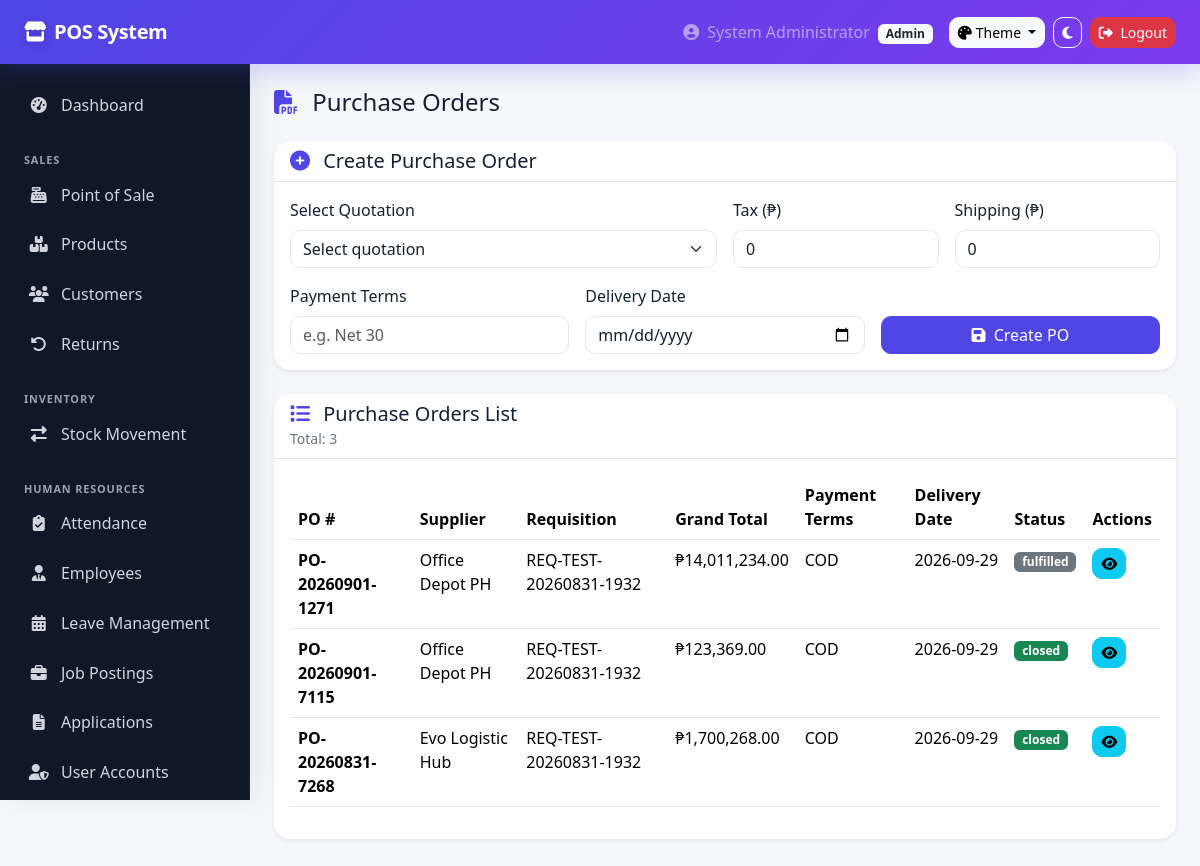
/modules/procurement/purchase_orders.php (signed in), run on the app's committed database.
### tables this page shows
CREATE TABLE `purchase_orders` (
  `id` int(11) NOT NULL,
  `po_number` varchar(50) NOT NULL,
  `requisition_id` int(11) DEFAULT NULL,
  `supplier_id` int(11) DEFAULT NULL,
  `quotation_id` int(11) DEFAULT NULL,
  `total_amount` decimal(12,2) DEFAULT NULL,
  `tax` decimal(10,2) DEFAULT 0.00,
  `shipping_cost` decimal(10,2) DEFAULT 0.00,
  `grand_total` decimal(12,2) DEFAULT NULL,
  `payment_terms` varchar(50) DEFAULT NULL,
  `delivery_date` date DEFAULT NULL,
  `status` enum('draft','pending_approval','approved','partially_received','sent','acknowledged','fulfilled','closed','cancelled') DEFAULT 'draft',
  `finance_approver_id` int(11) DEFAULT NULL,
  `procurement_officer_id` int(11) DEFAULT NULL,
  `created_at` timestamp NOT NULL DEFAULT current_timestamp(),
  `approved_at` timestamp NULL DEFAULT NULL,
  `sent_at` timestamp NULL DEFAULT NULL
);

CREATE TABLE `suppliers` (
  `id` int(11) NOT NULL,
  `supplier_code` varchar(50) NOT NULL,
  `company_name` varchar(100) NOT NULL,
  `contact_person` varchar(100) DEFAULT NULL,
  `email` varchar(100) DEFAULT NULL,
  `phone` varchar(20) DEFAULT NULL,
  `address` text DEFAULT NULL,
  `tax_id` varchar(50) DEFAULT NULL,
  `payment_terms` varchar(50) DEFAULT 'Net 30',
  `lead_time_days` int(11) DEFAULT 7,
  `rating` decimal(3,2) DEFAULT 0.00,
  `is_active` tinyint(1) DEFAULT 1,
  `created_at` timestamp NOT NULL DEFAULT current_timestamp()
);

CREATE TABLE `requisitions` (
  `id` int(11) NOT NULL,
  `req_number` varchar(50) NOT NULL,
  `requester_id` int(11) DEFAULT NULL,
  `department` varchar(100) DEFAULT NULL,
  `cost_centre` varchar(50) DEFAULT NULL,
  `description` text DEFAULT NULL,
  `estimated_value` decimal(12,2) DEFAULT NULL,
  `urgency` enum('low','medium','high','critical') DEFAULT 'medium',
  `status` enum('draft','pending_budget','budget_approved','budget_rejected','sourcing','completed') DEFAULT 'draft',
  `budget_owner_id` int(11) DEFAULT NULL,
  `finance_remarks` text DEFAULT NULL,
  `created_at` timestamp NOT NULL DEFAULT current_timestamp(),
  `updated_at` timestamp NOT NULL DEFAULT current_timestamp() ON UPDATE current_timestamp(),
  `budget_code` varchar(50) DEFAULT NULL,
  `budget_used` decimal(12,2) DEFAULT 0.00
);

### config/database.php (called while the page is built, shortened)
<?php
function hasPermission($permission) {
    if ((int)($_SESSION['role_id'] ?? 0) === 1 || (($_SESSION['role'] ?? '') === 'Admin')) return true;
    return isset($_SESSION['permissions']) && is_array($_SESSION['permissions']) && in_array($permission, $_SESSION['permissions'], true);
}

### modules/procurement/purchase_orders.php (the view, shortened to what this page needs)
<?php
require_once '../../config/database.php';
$db = getDB();
$pos = $db->query("
    SELECT po.*, s.company_name, req.req_number, u.full_name as officer
    FROM purchase_orders po
    JOIN suppliers s ON po.supplier_id = s.id
    JOIN requisitions req ON po.requisition_id = req.id
    JOIN users u ON po.procurement_officer_id = u.id
    ORDER BY po.created_at DESC
")->fetchAll();
$acceptedQuotations = $db->query("
    SELECT q.*, s.company_name, req.id as req_id
    FROM quotations q
    JOIN suppliers s ON q.supplier_id = s.id
    JOIN rfqs rf ON q.rfq_id = rf.id
    JOIN requisitions req ON rf.requisition_id = req.id
    WHERE q.status = 'accepted' AND q.id NOT IN (SELECT quotation_id FROM purchase_orders WHERE quotation_id IS NOT NULL)
")->fetchAll();
?>
<!DOCTYPE html>
<html lang="en" data-bs-theme="light" data-pos-theme="light" data-pos-palette="indigo">
<head>
    <link href="<?php echo BASE_PATH; ?>assets/vendor/bootstrap/bootstrap.min.css?v=20260913" rel="stylesheet">
    <link rel="stylesheet" href="<?php echo BASE_PATH; ?>assets/vendor/fontawesome/all.min.css?v=20260913">
    <link rel="stylesheet" href="<?php echo BASE_PATH; ?>assets/css/custom.css?v=20260913">
</head>
<body>
    <?php include BASE_PATH . 'includes/header.php'; ?>
    <div class="d-flex">
        <?php include BASE_PATH . 'includes/sidebar.php'; ?>
        <div class="main-content flex-grow-1 p-4">
            <h4 class="mb-4"><i class="fas fa-file-pdf me-2 text-primary"></i> Purchase Orders</h4>
            <?php if (hasPermission('manage_pos') && !empty($acceptedQuotations)): ?>
            <div class="card border-0 shadow-sm mb-4">
                <div class="card-header bg-transparent">
                    <h5 class="mb-0"><i class="fas fa-plus-circle me-2 text-primary"></i> Create Purchase Order</h5>
                </div>
                <div class="card-body">
                    <form method="POST">
                        <div class="row g-3">
                            <div class="col-md-6">
                                <label class="form-label">Select Quotation</label>
                                <select name="quotation_id" class="form-select" required onchange="loadQuotationData(this)">
                                    <option value="">Select quotation</option>
                                </select>
                            </div>
                            <div class="col-md-3">
                                <label class="form-label">Tax (₱)</label>
                                <input type="number" step="0.01" name="tax" class="form-control" value="0" required>
                            </div>
                            <div class="col-md-3">
                                <label class="form-label">Shipping (₱)</label>
                                <input type="number" step="0.01" name="shipping_cost" class="form-control" value="0" required>
                            </div>
                            <div class="col-md-4">
                                <label class="form-label">Payment Terms</label>
                                <input type="text" name="payment_terms" class="form-control" placeholder="e.g. Net 30" required>
                            </div>
                            <div class="col-md-4">
                                <label class="form-label">Delivery Date</label>
                                <input type="date" name="delivery_date" class="form-control" required>
                            </div>
                            <div class="col-md-4 d-flex align-items-end">
                                <button type="submit" name="create_po" class="btn btn-primary w-100">
                                    <i class="fas fa-save me-1"></i> Create PO
                                </button>
                            </div>
                        </div>
                    </form>
                </div>
            </div>
            <?php endif; ?>
            <div class="card border-0 shadow-sm">
                <div class="card-header bg-transparent">
                    <h5 class="mb-0"><i class="fas fa-list me-2 text-primary"></i> Purchase Orders List</h5>
                    <small class="text-muted">Total: <?php echo count($pos); ?></small>
                </div>
                <div class="card-body table-responsive">
                    <table class="table table-hover">
                        <thead>
                            <tr>
                                <th>PO #</th>
                                <th>Supplier</th>
                                <th>Requisition</th>
                                <th>Grand Total</th>
                                <th>Payment Terms</th>
                                <th>Delivery Date</th>
                                <th>Status</th>
                                <th>Actions</th>
                            </tr>
                        </thead>
                        <tbody>
                            <?php if (empty($pos)): ?>
                            <tr>
                                <td colspan="8" class="text-center text-muted">No purchase orders found</td>
                            </tr>
                            <?php else: ?>
                            <?php foreach($pos as $po): ?>
                            <tr>
                                <td><strong><?php echo $po['po_number']; ?></strong></td>
                                <td><?php echo $po['company_name']; ?></td>
                                <td><?php echo $po['req_number']; ?></td>
                                <td>₱<?php echo number_format($po['grand_total'], 2); ?></td>
                                <td><?php echo $po['payment_terms']; ?></td>
                                <td><?php echo $po['delivery_date']; ?></td>
                                <td>
                                    <span class="badge bg-<?php echo $po['status'] === 'closed' ? 'success' : ($po['status'] === 'approved' ? 'primary' : ($po['status'] === 'pending_approval' ? 'warning' : 'secondary')); ?>">
                                        <?php echo str_replace('_', ' ', $po['status']); ?>
                                    </span>
                                </td>
                                <td>
                                    <a href="po_view.php?id=<?php echo $po['id']; ?>" class="btn btn-sm btn-info">
                                        <i class="fas fa-eye"></i>
                                    </a>
                                </td>
                            </tr>
                            <?php endforeach; ?>
                            <?php endif; ?>
                        </tbody>
                    </table>
                </div>
            </div>
        </div>
    </div>
</body>
</html>

### assets/css/custom.css (style rules this page uses)
:root { --pos-primary: #4f46e5; --pos-primary-rgb: 79,70,229; --pos-primary-2: #7c3aed; --pos-accent: #06b6d4; --pos-bg: #f5f7fb; --pos-surface: #ffffff; --pos-surface-2: #f8fafc; --pos-border: #e5e7eb; --pos-text: #172033; --pos-muted: #6b7280; --pos-sidebar: #101828; --pos-sidebar-text: #d0d5dd; --pos-shadow: 0 10px 30px rgba(15, 23, 42, .08); --pos-radius: 16px; --pos-transition: 260ms cubic-bezier(.2,.8,.2,1); }
html[data-pos-palette="indigo"] { --pos-primary:#4f46e5; --pos-primary-rgb:79,70,229; --pos-primary-2:#7c3aed; }
html { scroll-behavior:smooth; }
body { background: var(--pos-bg); color: var(--pos-text); transition: background-color var(--pos-transition), color var(--pos-transition); }
:root, html[data-pos-theme="dark"] { --bs-primary: var(--pos-primary); --bs-primary-rgb: var(--pos-primary-rgb); --bs-link-color: var(--pos-primary); --bs-link-hover-color: var(--pos-primary-2); --bs-body-bg: var(--pos-bg); --bs-body-color: var(--pos-text); --bs-border-color: var(--pos-border); }
.text-primary { color: var(--pos-primary) !important; }
.btn-primary { --bs-btn-bg: var(--pos-primary); --bs-btn-border-color: var(--pos-primary); --bs-btn-hover-bg: var(--pos-primary-2); --bs-btn-hover-border-color: var(--pos-primary-2); --bs-btn-active-bg: var(--pos-primary-2); --bs-btn-active-border-color: var(--pos-primary-2); }
.main-content { min-width: 0; padding-bottom: 2.5rem !important; }
.card, .modal-content, .dropdown-menu, .offcanvas { background-color: var(--pos-surface); color: var(--pos-text); border-color: var(--pos-border) !important; border-radius: var(--pos-radius) !important; box-shadow: var(--pos-shadow); }
.card { overflow: hidden; transition: transform var(--pos-transition), box-shadow var(--pos-transition), background-color var(--pos-transition); }
.card-header, .card-footer { border-color: var(--pos-border) !important; }
.card-header.bg-transparent { background: transparent !important; }
.form-control, .form-select, .input-group-text { background-color: var(--pos-surface) !important; color: var(--pos-text) !important; border-color: var(--pos-border) !important; border-radius: 10px; }
.table { --bs-table-bg: transparent; color: var(--pos-text); }
.table > :not(caption) > * > * { border-bottom-color: var(--pos-border); }
.text-muted { color: var(--pos-muted) !important; }
.btn { border-radius: 10px; transition: transform var(--pos-transition), box-shadow var(--pos-transition), background-color var(--pos-transition); }
*, *::before, *::after { transition-property: background-color, border-color, color, box-shadow; transition-duration: 180ms; transition-timing-function: ease; }
.main-content { min-width:0;min-height:calc(100vh - 56px) }
:root { --pos-sidebar-expanded: 250px; --pos-sidebar-collapsed: 78px; --pos-topbar-height: 64px; }

### data on the page
purchase_orders: po_number "PO-20260901-1271", supplier.company_name "Office Depot PH", requisition.req_number "REQ-TEST-20260831-1932", grand_total "14,011,234.00", payment_terms "COD", delivery_date "2026-09-29", status "fulfilled"
purchase_orders: po_number "PO-20260901-7115", supplier.company_name "Office Depot PH", requisition.req_number "REQ-TEST-20260831-1932", grand_total "123,369.00", payment_terms "COD", delivery_date "2026-09-29", status "closed"
purchase_orders: po_number "PO-20260831-7268", supplier.company_name "Evo Logistic Hub", requisition.req_number "REQ-TEST-20260831-1932", grand_total "1,700,268.00", payment_terms "COD", delivery_date "2026-09-29", status "closed"

### other printed values
$siteTitle "POS System"
$_SESSION['full_name'] "System Administrator"
$_SESSION['role'] "Admin"
count($pos) "3"
